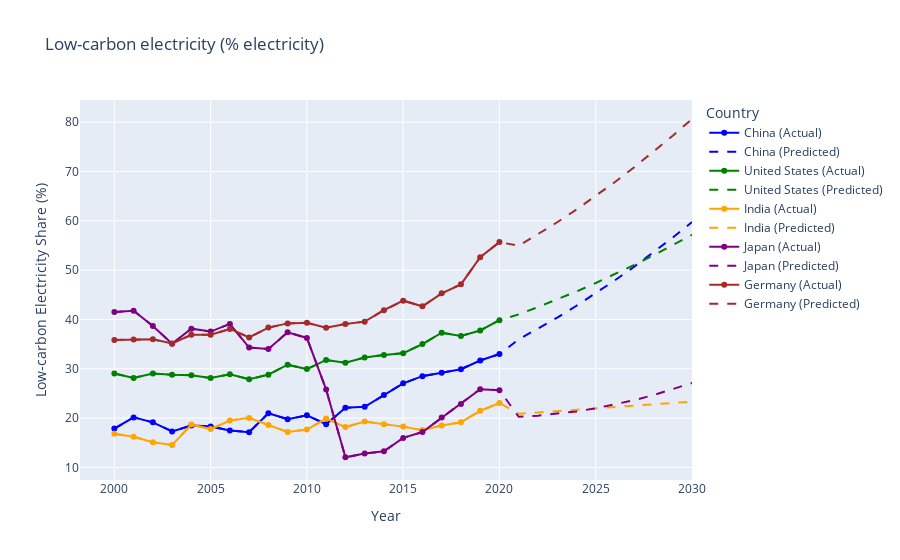

The code cell stored with this chart in its notebook:
### Code cell
df = pd.read_csv(PATH)

features = df.columns

countries = ['China', 'United States', 'India', 'Japan', 'Germany']

df_five_countries = df[(df['Entity'].isin(countries)) & (df['Year'] >= 2000)]

fig = go.Figure()

colors = {'China': 'blue', 'United States': 'green', 'India': 'orange', 'Japan': 'purple', 'Germany': 'brown'}

degree = 2

for country in countries:
    country_data = df_five_countries[df_five_countries['Entity'] == country]
    X = country_data['Year'].values.reshape(-1, 1)
    y = country_data[r'Low-carbon electricity (% electricity)'].values  # Adjust column name as needed
    
    polynomial_model = make_pipeline(PolynomialFeatures(degree), LinearRegression())
    polynomial_model.fit(X, y)
    
    future_years = np.arange(X.min(), 2031).reshape(-1, 1)  # Start from the first year to the year 2030
    y_pred = polynomial_model.predict(future_years)
    
    predicted_full_series = np.concatenate([y, y_pred[len(X):]])  # Take historical y and append predicted for future
    
    fig.add_trace(go.Scatter(x=country_data['Year'], y=y, mode='lines+markers', name=f'{country} (Actual)', marker=dict(color=colors[country])))
    
    fig.add_trace(go.Scatter(x=future_years.flatten(), y=predicted_full_series, mode='lines', name=f'{country} (Predicted)', line=dict(color=colors[country], dash='dash')))

fig.update_layout(
    title='Low-carbon electricity (% electricity)',
    xaxis_title='Year',
    yaxis_title='Low-carbon Electricity Share (%)',
    legend_title='Country',
    showlegend=True
)

fig.show()

### Figure 1 — Plotly figure (JSON) as saved in the notebook; plotly's stock layout.template omitted (floating-point values rounded to 4 significant figures)
{"data": [{"marker": {"color": "blue"}, "mode": "lines+markers", "name": "China (Actual)", "type": "scatter", "x": [2000, 2001, 2002, 2003, 2004, 2005, 2006, 2007, 2008, 2009, 2010, 2011, 2012, 2013, 2014, 2015, 2016, 2017, 2018, 2019, 2020], "y": [17.87, 20.14, 19.14, 17.3, 18.51, 18.3, 17.5, 17.15, 20.98, 19.77, 20.56, 18.75, 22.1, 22.28, 24.66, 27.04, 28.5, 29.2, 29.92, 31.67, 32.98]}, {"line": {"color": "blue", "dash": "dash"}, "mode": "lines", "name": "China (Predicted)", "type": "scatter", "x": [2000, 2001, 2002, 2003, 2004, 2005, 2006, 2007, 2008, 2009, 2010, 2011, 2012, 2013, 2014, 2015, 2016, 2017, 2018, 2019, 2020, 2021, 2022, 2023, 2024, 2025, 2026, 2027, 2028, 2029, 2030], "y": [17.87, 20.14, 19.14, 17.3, 18.51, 18.3, 17.5, 17.15, 20.98, 19.77, 20.56, 18.75, 22.1, 22.28, 24.66, 27.04, 28.5, 29.2, 29.92, 31.67, 32.98, 35.94, 38.1, 40.37, 42.77, 45.29, 47.94, 50.7, 53.59, 56.6, 59.74]}, {"marker": {"color": "green"}, "mode": "lines+markers", "name": "United States (Actual)", "type": "scatter", "x": [2000, 2001, 2002, 2003, 2004, 2005, 2006, 2007, 2008, 2009, 2010, 2011, 2012, 2013, 2014, 2015, 2016, 2017, 2018, 2019, 2020], "y": [29.06, 28.14, 29.04, 28.77, 28.69, 28.13, 28.87, 27.87, 28.81, 30.82, 29.93, 31.79, 31.22, 32.29, 32.81, 33.15, 35.0, 37.32, 36.66, 37.76, 39.85]}, {"line": {"color": "green", "dash": "dash"}, "mode": "lines", "name": "United States (Predicted)", "type": "scatter", "x": [2000, 2001, 2002, 2003, 2004, 2005, 2006, 2007, 2008, 2009, 2010, 2011, 2012, 2013, 2014, 2015, 2016, 2017, 2018, 2019, 2020, 2021, 2022, 2023, 2024, 2025, 2026, 2027, 2028, 2029, 2030], "y": [29.06, 28.14, 29.04, 28.77, 28.69, 28.13, 28.87, 27.87, 28.81, 30.82, 29.93, 31.79, 31.22, 32.29, 32.81, 33.15, 35.0, 37.32, 36.66, 37.76, 39.85, 41.03, 42.5, 44.05, 45.68, 47.39, 49.18, 51.05, 53.0, 55.04, 57.15]}, {"marker": {"color": "orange"}, "mode": "lines+markers", "name": "India (Actual)", "type": "scatter", "x": [2000, 2001, 2002, 2003, 2004, 2005, 2006, 2007, 2008, 2009, 2010, 2011, 2012, 2013, 2014, 2015, 2016, 2017, 2018, 2019, 2020], "y": [16.81, 16.22, 15.11, 14.54, 18.68, 17.77, 19.5, 20.04, 18.61, 17.18, 17.67, 19.91, 18.17, 19.3, 18.76, 18.27, 17.56, 18.51, 19.17, 21.48, 23.06]}, {"line": {"color": "orange", "dash": "dash"}, "mode": "lines", "name": "India (Predicted)", "type": "scatter", "x": [2000, 2001, 2002, 2003, 2004, 2005, 2006, 2007, 2008, 2009, 2010, 2011, 2012, 2013, 2014, 2015, 2016, 2017, 2018, 2019, 2020, 2021, 2022, 2023, 2024, 2025, 2026, 2027, 2028, 2029, 2030], "y": [16.81, 16.22, 15.11, 14.54, 18.68, 17.77, 19.5, 20.04, 18.61, 17.18, 17.67, 19.91, 18.17, 19.3, 18.76, 18.27, 17.56, 18.51, 19.17, 21.48, 23.06, 20.89, 21.14, 21.4, 21.67, 21.94, 22.21, 22.49, 22.77, 23.05, 23.34]}, {"marker": {"color": "purple"}, "mode": "lines+markers", "name": "Japan (Actual)", "type": "scatter", "x": [2000, 2001, 2002, 2003, 2004, 2005, 2006, 2007, 2008, 2009, 2010, 2011, 2012, 2013, 2014, 2015, 2016, 2017, 2018, 2019, 2020], "y": [41.49, 41.77, 38.66, 35.06, 38.13, 37.54, 39.1, 34.29, 34.0, 37.39, 36.25, 25.78, 12.06, 12.81, 13.27, 15.98, 17.17, 20.11, 22.87, 25.86, 25.67]}, {"line": {"color": "purple", "dash": "dash"}, "mode": "lines", "name": "Japan (Predicted)", "type": "scatter", "x": [2000, 2001, 2002, 2003, 2004, 2005, 2006, 2007, 2008, 2009, 2010, 2011, 2012, 2013, 2014, 2015, 2016, 2017, 2018, 2019, 2020, 2021, 2022, 2023, 2024, 2025, 2026, 2027, 2028, 2029, 2030], "y": [41.49, 41.77, 38.66, 35.06, 38.13, 37.54, 39.1, 34.29, 34.0, 37.39, 36.25, 25.78, 12.06, 12.81, 13.27, 15.98, 17.17, 20.11, 22.87, 25.86, 25.67, 20.26, 20.49, 20.85, 21.35, 21.98, 22.74, 23.64, 24.66, 25.82, 27.11]}, {"marker": {"color": "brown"}, "mode": "lines+markers", "name": "Germany (Actual)", "type": "scatter", "x": [2000, 2001, 2002, 2003, 2004, 2005, 2006, 2007, 2008, 2009, 2010, 2011, 2012, 2013, 2014, 2015, 2016, 2017, 2018, 2019, 2020], "y": [35.83, 35.95, 35.97, 35.14, 36.87, 36.92, 38.07, 36.36, 38.34, 39.2, 39.34, 38.34, 39.09, 39.55, 41.89, 43.8, 42.66, 45.3, 47.11, 52.61, 55.68]}, {"line": {"color": "brown", "dash": "dash"}, "mode": "lines", "name": "Germany (Predicted)", "type": "scatter", "x": [2000, 2001, 2002, 2003, 2004, 2005, 2006, 2007, 2008, 2009, 2010, 2011, 2012, 2013, 2014, 2015, 2016, 2017, 2018, 2019, 2020, 2021, 2022, 2023, 2024, 2025, 2026, 2027, 2028, 2029, 2030], "y": [35.83, 35.95, 35.97, 35.14, 36.87, 36.92, 38.07, 36.36, 38.34, 39.2, 39.34, 38.34, 39.09, 39.55, 41.89, 43.8, 42.66, 45.3, 47.11, 52.61, 55.68, 54.93, 57.25, 59.7, 62.29, 65.02, 67.87, 70.86, 73.99, 77.25, 80.64]}], "layout": {"legend": {"title": {"text": "Country"}}, "showlegend": true, "title": {"text": "Low-carbon electricity (% electricity)"}, "xaxis": {"title": {"text": "Year"}}, "yaxis": {"title": {"text": "Low-carbon Electricity Share (%)"}}}}
